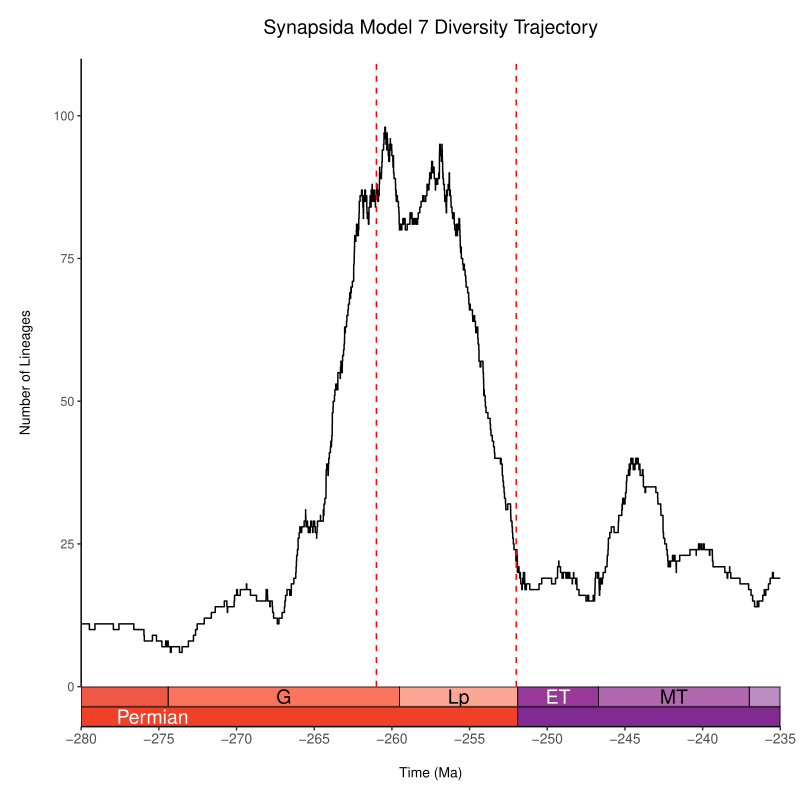

The R source for this figure:
library(ggplot2)
library(deeptime)


####### ADD ts, div_traj, and time_events vectors from pyrate default _LTT.r script BY HAND
# ts=c()
# time_events=c()
# div_traj=c()

# ADD ts, div_traj, and time_events vectors by loading in from the default _LTT.r script
######### CHANGE THE PATH TO THE DEFAULT _LTT.R SCRIPT
# reading in default _LTT.r script as text, where each line from the default script is a separate element in the readLines vector
ltt_text <- readLines("C:\\Users\\SimoesLabAdmin\\Documents\\pt_diversity_rates\\updated_occurrence_analyses\\model_7\\isotopic_gl_stages\\synapsida\\combined_10_mcmc_LTT.r", warn = FALSE) 
# extracting the lines that contain the ts, div_traj, and time_events vectors
ts <- grep("^\\s*ts\\s*=", ltt_text, value = TRUE)
time_events <- grep("^\\s*time_events\\s*=", ltt_text, value = TRUE)
div_traj <- grep("^\\s*div_traj\\s*=", ltt_text, value = TRUE)
# Execute those lines
eval(parse(text = ts))
eval(parse(text = time_events))
eval(parse(text = div_traj))

############# If you used -translate with BDNN, you'll need to add back the translated value to the time_events vec
time_events = time_events + 175

# Mass extinction positions
perm_trias_extinction <- -252
guadalupian_extinction <- -261

# Dataframe
diversity_df <- data.frame(time = -time_events, diversity = div_traj)

# Ggplot
plot <- ggplot(diversity_df, aes(x = time, y = diversity)) +
  geom_step() +
# Add mass extinction lines
    geom_vline(xintercept = guadalupian_extinction, 
               color = "red", linetype = "dashed") +
    geom_vline(xintercept = perm_trias_extinction, 
               color = "red", linetype = "dashed", linewidth = 0.5) +
  #xlim(-max(ts) - 1, 0) + #### Commented out because xlim is set in coord_geo. If you want to see the full range, you can remove xlim from coord_geo, uncomment this
    scale_x_continuous(breaks = seq(from = -300, to = 0, by = 5)) +
  labs(
    title = "Synapsida Model 7 Diversity Trajectory", ####### SET MODEL/CLADE TITLE
    x = "Time (Ma)",
    y = "Number of Lineages"
  ) +
  theme_classic() + 
    theme(
      text = element_text(size = 10),
      axis.text.x = element_text(size = 10),
      axis.ticks.x = element_line(),
      axis.text.y = element_text(size = 9),
      axis.title = element_text(size = 10),
      axis.title.x = element_text(size = 10, margin = margin(t = 15)),
      axis.title.y = element_text(margin = margin(r = 15)),
      plot.title = element_text(size = 14, hjust = 0.5, margin = margin(b = 15)),
      plot.margin = unit(c(0.5, 0.5, 0.5, 0.5), "cm"), # unit(c(top, right, bottom, left), "unit")
      panel.grid.major = element_blank(),
      panel.grid.minor = element_blank()) +
    coord_geo(
      dat = list("international epochs", "international periods"),
      expand= FALSE,
      abbrv = list(TRUE, FALSE),
      pos = list("bottom", "bottom"),
      alpha = 1,
      height = unit(1, "line"),
      neg = TRUE,
      xlim = c(-280, -235), ############################# CHANGE THIS TO MODIFY X LIMITS, I.E., TIME FRAME
      ############# comment the below line out if you want ylim to be the max(diversity) within the xlim range
      #ylim = c(0, max(diversity_df$diversity[diversity_df$time >= -280 & diversity_df$time <= -235]) + 1) # Adjust y limits based on the data
      ylim = c(0, 110), # Set ylim by hand so diff models can have be comparable
    )


# Display the plot
plot

# Save as PDF with custom dimensions
###### CHANGE PDF PATH
ggsave("C:\\Users\\SimoesLabAdmin\\Documents\\pt_diversity_rates\\updated_occurrence_analyses\\model_7\\isotopic_gl_stages\\synapsida\\combined_10_mcmc_DTT_deeptime.pdf", plot = plot, width = 8, height = 8, units = "in")
